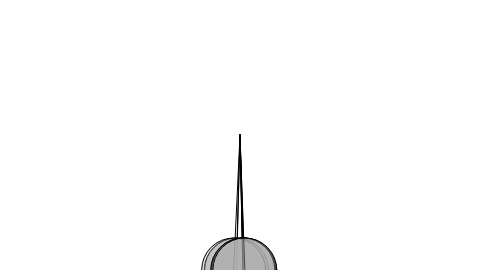
Frame 1 (no input)
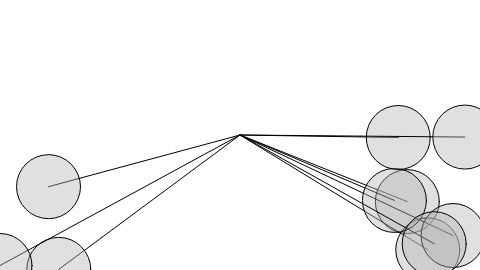
Frame 60 (no input)
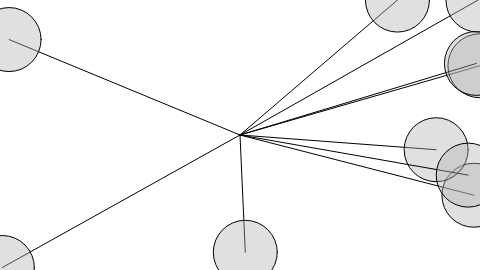
Frame 120 (the mouse pressed at the canvas centre since frame 60)

The p5.js sketch that drew these frames (run headless with seeded random() and noise() and a simulated clock; from frame 60 on, the mouse is pressed at the canvas centre):

// p5.js sketch
// ── sketch.js
let oscillators = [];

function setup() {
	createCanvas(480, 270);
	for (let i = 0; i < 10; i++) {
		oscillators[i] = new Oscillator();
	}
}

function draw() {
	background(255);
	for (let i = 0; i < oscillators.length; i++) {
		oscillators[i].oscillate();
		oscillators[i].display();
	}
}
// ── oscillator.js
class Oscillator {
	constructor() {
		this.xtheta = 0;
		this.ytheta = 0;

		this.dxtheta = random(-.03, .03);
		this.dytheta = random(-.03, .03);
	}

	oscillate() {
		this.xtheta += this.dxtheta;
		this.ytheta += this.dytheta;
	}

	display() {
		let x = (sin(this.xtheta) + 1) * width/2;
		let y = (cos(this.ytheta) + 1) * height/2;
		stroke(0);
		fill(175, 100);
		line(width/2, height/2, x, y);
		ellipse(x, y, 64, 64);
	}
}
